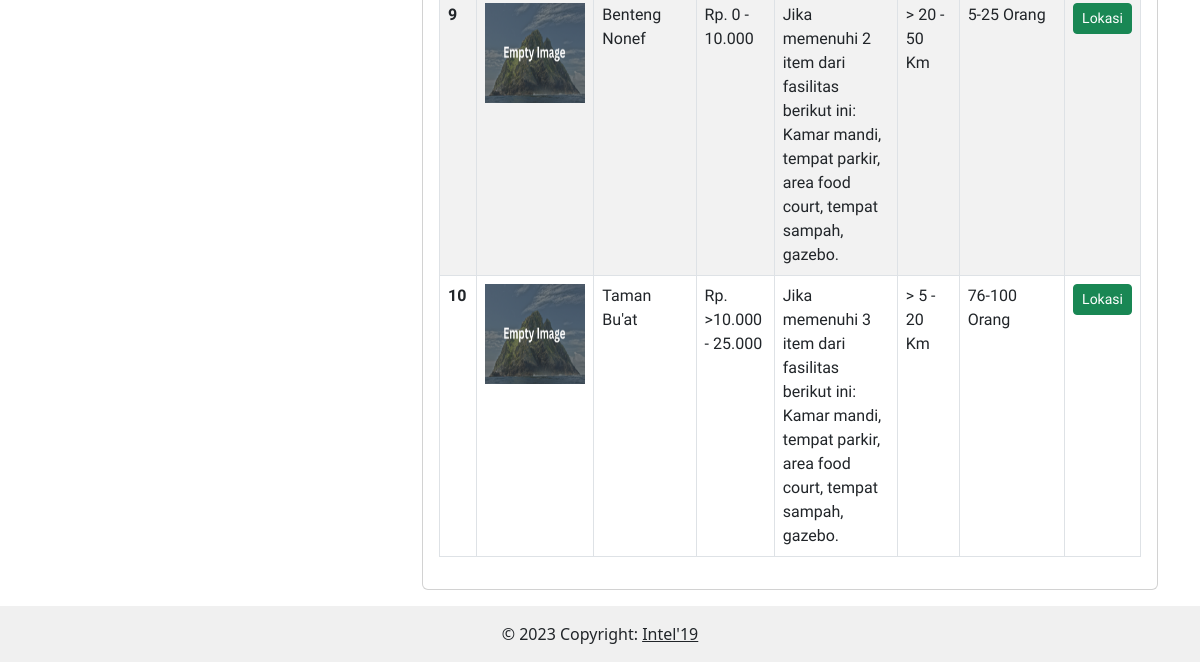
The page /user_area/index.php (lower part) on the database as committed earlier.
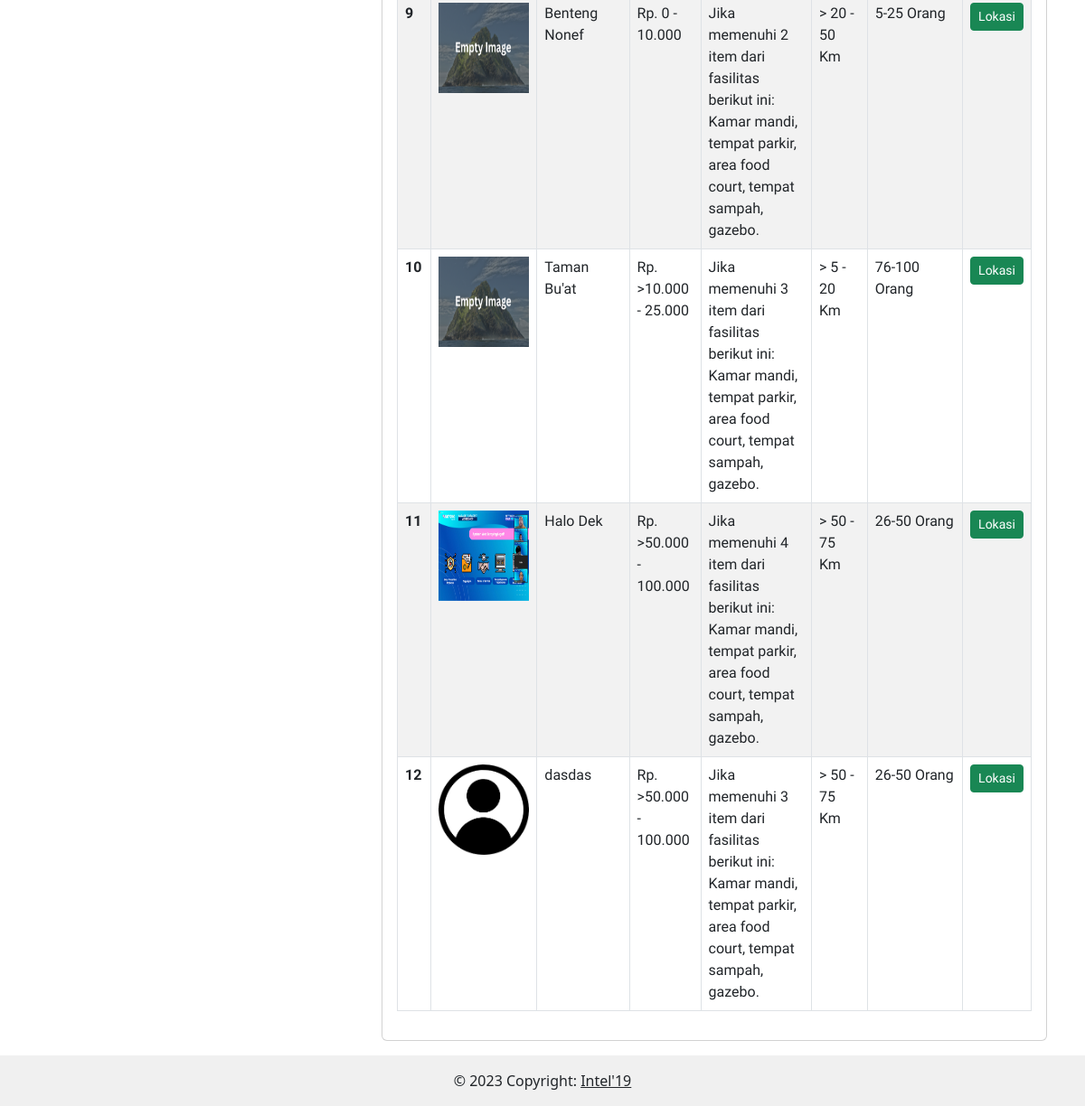
The same page on the database as committed later.
### tables this page shows
CREATE TABLE `alternatif` (
  `id_alternatif` int(5) NOT NULL,
  `nama_alternatif` varchar(255) NOT NULL,
  `alamat` text NOT NULL,
  `gambar` varchar(255) NOT NULL,
  `latitude` varchar(255) NOT NULL,
  `longitude` varchar(255) NOT NULL,
  `rating` int(1) NOT NULL,
  `kategori` enum('Budaya','Buatan','Alam') NOT NULL,
  `biaya_alt` int(11) NOT NULL,
  `fasilitas_alt` text NOT NULL,
  `jarak_alt` decimal(10,2) NOT NULL,
  `jumlah_peng_alt` int(11) NOT NULL
);

### config.php (called while the page is built, shortened)
<?php
function connectDatabase()
{
    $conn = new mysqli(DB_HOST, DB_USERNAME, DB_PASSWORD, DB_NAME);
    return $conn;
}
?>

### user_area/classes/alternatif.php (called while the page is built, shortened)
<?php
    class Alternatif{
        private $db;
        public function __construct()
        {
            $this->db = connectDatabase();
        }
        public function alternatif_kriteria()
        {
            return $this->db->query("SELECT
            a.nama_alternatif,
            a.id_alternatif,
            a.latitude,
            a.longitude,
            a.alamat,
            a.gambar,
            a.rating, a.kategori, a.biaya_alt, a.fasilitas_alt, a.jarak_alt, a.jumlah_peng_alt,
            MAX(CASE WHEN k.id_kriteria = 'C1' THEN sk.spesifikasi END) AS namaC1,
            MAX(CASE WHEN k.id_kriteria = 'C2' THEN sk.spesifikasi END) AS namaC2,
            MAX(CASE WHEN k.id_kriteria = 'C3' THEN sk.spesifikasi END) AS namaC3,
            MAX(CASE WHEN k.id_kriteria = 'C4' THEN sk.spesifikasi END) AS namaC4,
            MAX(CASE WHEN k.id_kriteria = 'C5' THEN sk.spesifikasi END) AS namaC5
            FROM alternatif a
            JOIN kecocokan_alt_kriteria kak ON a.id_alternatif = kak.f_id_alternatif
            JOIN sub_kriteria sk ON kak.f_id_sub_kriteria = sk.id_sub_kriteria
            JOIN kriteria k ON kak.f_id_kriteria = k.id_kriteria
            GROUP BY a.nama_alternatif, a.id_alternatif ORDER BY a.id_alternatif ASC;
            ");
        }
    }
    $getDataAlternatif = new Alternatif();
?>

### user_area/index.php (the view, shortened to what this page needs)
<?php
require_once './header.php';
require_once './classes/alternatif.php';
$alternatif_kriteria = $getDataAlternatif->alternatif_kriteria();
?>
<div class="container" style="font-family: 'Prompt', sans-serif">
    <div class="row">
        <div class="col-md-4 mt-3 mb-4">
        </div>
        <div class="col-md-8 mt-3 mb-3">
            <div class="card">
                <div class="card-body">
                    <div class="table-responsive">
                        <table class="table table-striped table-bordered nowrap" style="width:100%"
                            id="table-penilaian">
                            <tbody class="table-group-divider">
                                <?php foreach ($alternatif_kriteria  as $i => $value):?>
                                <tr>
                                    <th scope="row"><?= $i+1; ?></th>
                                    <td><a href="./gambar/<?= $value['gambar'] == '-'? 'no-img.png': $value['gambar'];?>"
                                            data-lightbox="image-1" data-title="<?= $value['nama_alternatif']; ?>"><img
                                                style="width:100px; height:100px;"
                                                src="./gambar/<?= $value['gambar'] == '-'? 'no-img.png': $value['gambar']; ?>"
                                                alt=""></a>
                                    </td>
                                    <td><?= $value['nama_alternatif']; ?></td>
                                    <td><?= $value['namaC1']; ?></td>
                                    <td><?= $value['namaC2']; ?></td>
                                    <td><?= $value['namaC3']; ?></td>
                                    <td><?= $value['namaC4']; ?></td>
                                    <td>
                                        <a href="https://www.google.com/maps/dir/?api=1&destination=<?=$value['latitude'];?>,<?=$value['longitude'];?>"
                                            title="Lokasi di MAPS" class="btn btn-sm btn-success">Lokasi</a>
                                    </td>
                                </tr>
                                <?php endforeach;?>
                            </tbody>
                        </table>
                    </div>
                </div>
            </div>
        </div>
    </div>
</div>
<?php
require_once './../includes/footer.php';
?>
<?php
require_once '../includes/footer.php';
?>

### user_area/header.php (shortened to what this page needs)
<?php
require_once '../config.php';
?>
<!DOCTYPE html>
<html lang="en">
<head>
    <link href="https://cdn.jsdelivr.net/npm/bootstrap@5.3.0/dist/css/bootstrap.min.css" rel="stylesheet"
 />
    <link rel="stylesheet" href="https://cdn.jsdelivr.net/npm/sweetalert2@11/dist/sweetalert2.min.css">
    <link href="../assets/DataTables/datatables.min.css" rel="stylesheet" />
    <link rel="stylesheet" href="https://unpkg.com/leaflet@1.7.1/dist/leaflet.css" />
    <link rel="stylesheet" href="https://cdnjs.cloudflare.com/ajax/libs/font-awesome/4.7.0/css/font-awesome.min.css">
    <link rel="stylesheet" href="https://cdnjs.cloudflare.com/ajax/libs/lightbox2/2.11.3/css/lightbox.min.css">
</head>
<body>

### includes/footer.php (shortened to what this page needs)
<footer class="bg-white text-center text-lg-start">
    <div class="text-center p-3" style="background-color: #F0F0F0;">
        © 2023 Copyright:
        <a class="text-dark" href="https://www.instagram.com/ilkom19_unc/">Intel'19</a>
    </div>
</footer>
</body>
</html>

Rows that differ between the two databases and show on the page:
added alternatif: gambar (picture), nama_alternatif "Halo Dek", namaC1 "Rp. >50.000 - 100.000", namaC2 "Jika memenuhi 4 item dari fasilitas berikut ini: Kamar mandi, tempat parkir, area food court, tempat sampah, gazebo.", namaC3 "> 50 - 75 Km", namaC4 "26-50 Orang"
added alternatif: gambar (picture), nama_alternatif "dasdas", namaC1 "Rp. >50.000 - 100.000", namaC2 "Jika memenuhi 3 item dari fasilitas berikut ini: Kamar mandi, tempat parkir, area food court, tempat sampah, gazebo.", namaC3 "> 50 - 75 Km", namaC4 "26-50 Orang"
